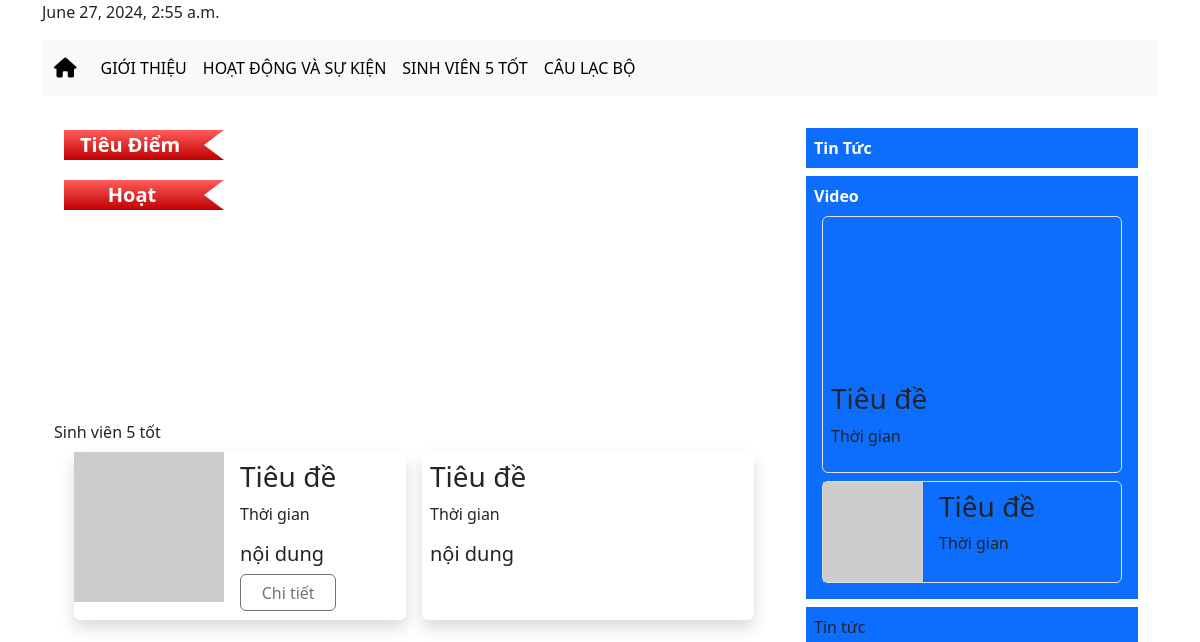
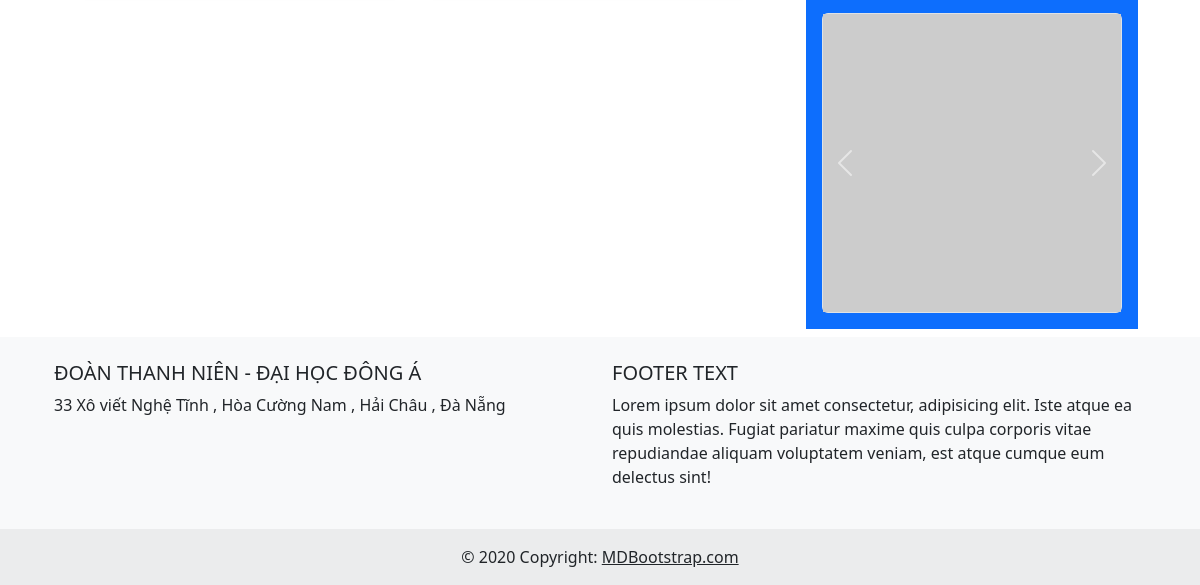
Page /home on the earlier database version (2 pictures, top to bottom).
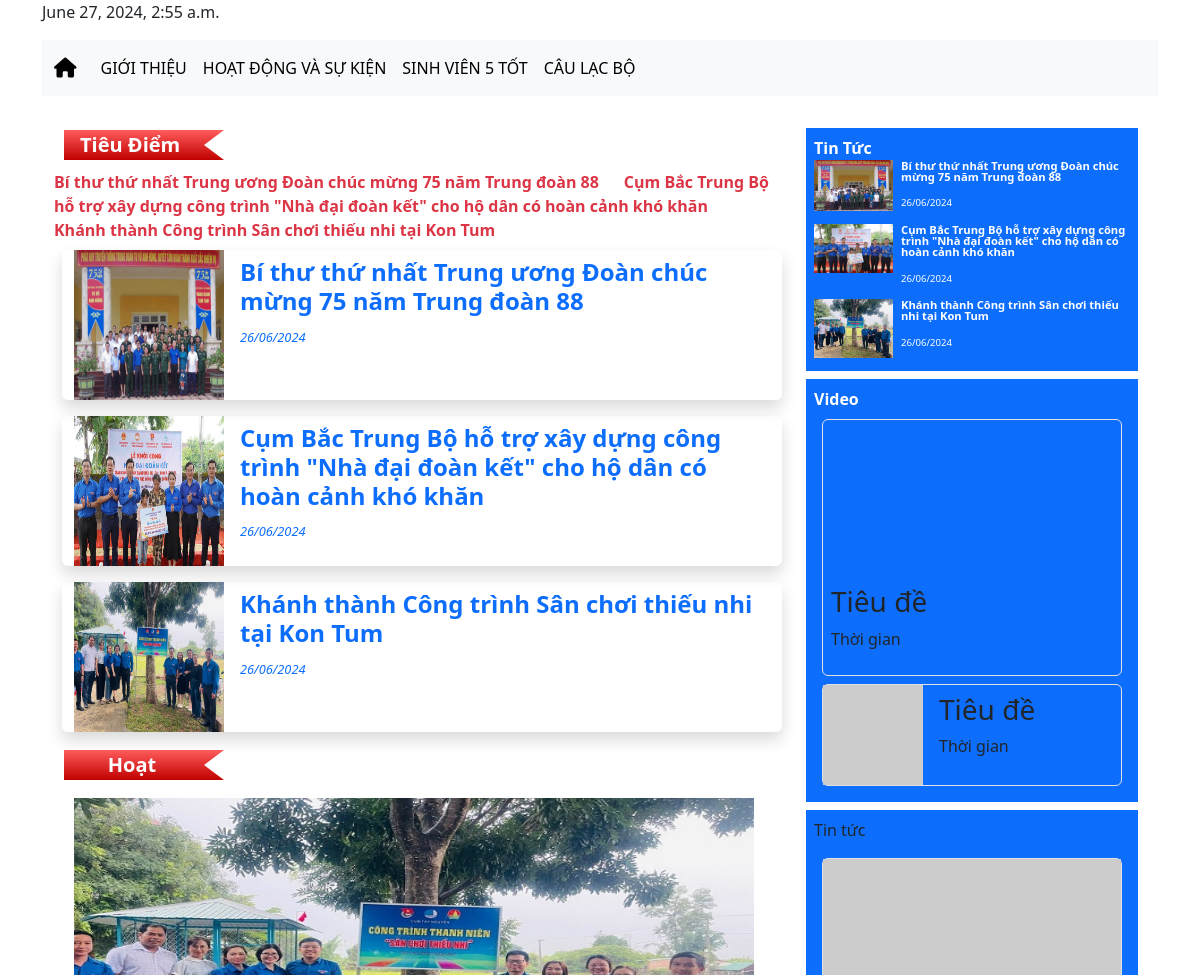
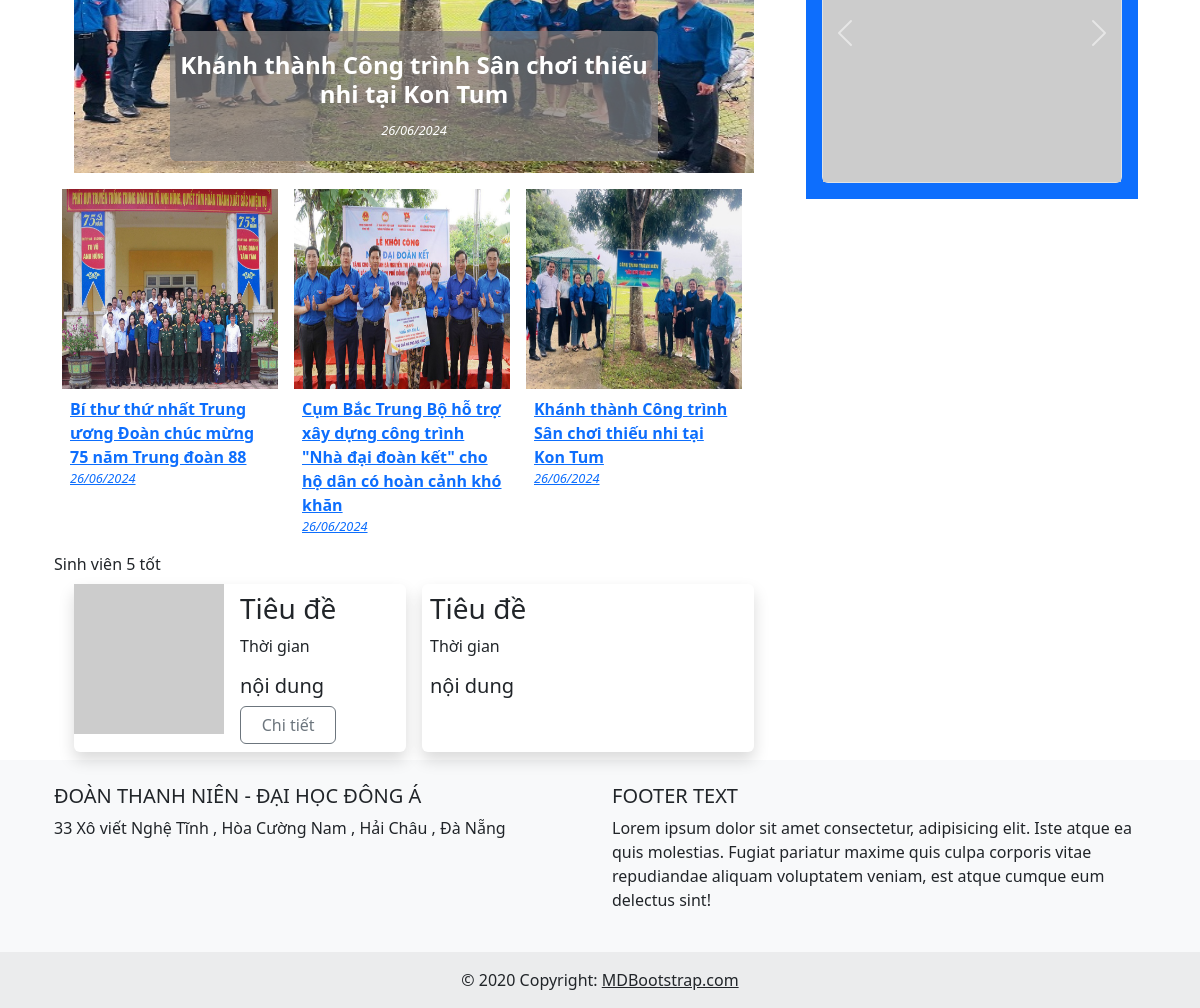
Same page on the later database version (2 pictures, top to bottom).
### App/models.py (models this page shows, shortened)
class Post(models.Model):
    image = models.ImageField(upload_to='posts/')
    title = models.CharField(max_length=200)
    timestamp = models.DateTimeField(auto_now_add=True)
    content = models.TextField()
    category = models.CharField(max_length=100 , null = True)
    active = models.BooleanField(default=True)

### App/views.py (the view)
# urls.py: path('home',views.home, name = 'home'),
def home(request):
    time = datetime.now()
    time_day = time.strftime('%A')
    context = {
        'time': time,
        'time_day': time_day,
        'posts':posts
    }
    return render(request, 'home.html', context)

### templates/home.html (shortened to what this page needs)
<!DOCTYPE html>
{% extends 'base.html' %}
{% block content %}
<div class="">
    <div class="container-lg">
        <div class="row">
            <h5 class="bow">
                <p class="ps-3">Tiêu Điểm</p>
                <div class="bows"> </div>
            </h5>
            <marquee class="p-0 m-0 " behavior="scroll" direction="left" scrollamount="8">
                {% for post in posts %}
                <a class="text-decoration-none" href="{% url 'post_detail' post_id=post.id %}"><b class="p-0 m-0 text-danger ">{{post.title }} &nbsp;&nbsp;&nbsp;&nbsp;</b></a>
                {% endfor %}
            </marquee>
            {% for post in posts %}
            {% if post.category == 'TD' or post.category == 'HD' %}
            <a class="text-decoration-none responsive accordion gap-2 shadow m-2 rounded"
                href="{% url 'post_detail' post_id=post.id %}">
                <img class="img-responsive" src="{{ post.image.url }}" alt="">
                <div class="p-2">
                    <h4 class=""><b>{{ post.title }}</b></h4>
                    <i style="font-size:0.8rem">{{ post.timestamp|date:"d/m/Y" }}</i>
                </div>
            </a>
            {% endif %}
            {% endfor %}
        </div>
        <div class="row">
            <h5 class="bow">
                <p class="ps-3">Hoạt Động</p>
                <div class="bows"> </div>
            </h5>
            <div id="carouselExampleDark" class="carousel carousel-dark slide" data-bs-ride="carousel">
                <div class="carousel-inner" style="max-height:500px; min-height:200px;">
                    {% for post in posts %}
                    <a href="{% url 'post_detail' post_id=post.id %}" class="carousel-item active" data-bs-interval="10000">
                        <div class="responsive col d-flex accordion gap-2 m-2 rounded  ">
                            <img class="img-responsive " style="min-height:350px; width: 100%;"
                                src="{{ post.image.url }}" alt="">
                            <div class=" carousel-caption  d-md-block text-white rounded"
                                style=" background-color: rgba(128, 126, 126, 0.7);">
                                <h4 class=""><b>{{ post.title }}</b></h4>
                                <i style="font-size:0.8rem">{{ post.timestamp|date:"d/m/Y" }}</i>
                            </div>
                        </div>
                    </a>
                    {% endfor %}
                </div>
                <button class="carousel-control-prev" type="button" data-bs-target="#carouselExampleDark"
                    data-bs-slide="prev">
                </button>
                <button class="carousel-control-next" type="button" data-bs-target="#carouselExampleDark"
                    data-bs-slide="next">
                </button>
            </div>
            <div class="row d-flex ">
                {% for post in posts %}
                <div class="col-lg-4 col-md-12 p-0">
                    <a href="{% url 'post_detail' post_id=post.id %}" class="d-lg-flex flex-column accordion border-1 p-2 rounded">
                        <img class="img-fluid img" src="{{post.image.url}}" alt="">
                        <div class="p-2 d-flex flex-column align-items-start">
                            <b class="">{{post.title}}</b>
                            <i style="font-size:0.8rem">{{ post.timestamp|date:"d/m/Y" }}</i>
                        </div>
                    </a>
                </div>
                {% endfor %}
            </div>
        </div>
        <div class="row">
            <p class="p-0 m-0">Sinh viên 5 tốt</p>
            <div class=" responsive ">
                <div class=" col d-lg-flex responsive5 accordion gap-2 shadow m-2 rounded">
                    <img class="img-responsive" src="https://via.placeholder.com/150" alt="">
                    <div class="p-2">
                        <h3 class="">Tiêu đề</h3>
                        <p class="">Thời gian</p>
                        <h5 class="">nội dung</h5>
                        <button class="btn btn-outline-secondary w-100 h-25"> Chi tiết</button>
                    </div>
                </div>
                <div class="col accordion gap-2 shadow m-2 rounded">
                    <div class="p-2">
                        <h3 class="">Tiêu đề</h3>
                        <p class="">Thời gian</p>
                        <h5 class="">nội dung</h5>
                    </div>
                </div>
            </div>
        </div>
    </div>
</div>
{% endblock %}

### templates/base.html (shortened to what this page needs)
<!doctype html>
{% load static %}
<html lang="en">
<head>
    <link rel="stylesheet" type="text/css" href="{% static 'css/home.css' %}">
    <link href="https://cdn.jsdelivr.net/npm/bootstrap@5.3.3/dist/css/bootstrap.min.css" rel="stylesheet">
    <link rel="stylesheet" href="https://cdnjs.cloudflare.com/ajax/libs/font-awesome/6.5.2/css/all.min.css"
 />
</head>
<body>
    <div class="container-lg">
        <p class="pa">{{ time }}</p>
        <nav class="navbar navbar-expand-lg bg-body-tertiary">
            <div class="container-fluid">
                <a class="navbar-brand" href="/home"><i class="fa-solid fa-house"></i></a>
                <div class="collapse navbar-collapse" id="navbarNav">
                    <ul class="navbar-nav">
                        <li class="nav-item">
                            <a class="nav-link active" aria-current="page" href="{% url 'introduce' %}">GIỚI THIỆU</a>
                        </li>
                        <li class="nav-item">
                            <a class="nav-link active" aria-current="page" href="#">HOẠT ĐỘNG VÀ SỰ KIỆN</a>
                        </li>
                        <li class="nav-item">
                            <a class="nav-link active" aria-current="page" href="#">SINH VIÊN 5 TỐT</a>
                        </li>
                        <li class="nav-item">
                            <a class="nav-link active" aria-current="page" href="#">CÂU LẠC BỘ </a>
                        </li>
                    </ul>
                </div>
            </div>
        </nav>
        <div class="container-lg">
        </div>
        <div class="container-lg">
            <div class="row d-flex">
                <div class=" col-12 col-lg-8 ">
                    {% block content%}
                    {% endblock%}
                </div>
                <div class="col-lg-4 d-none d-lg-block ">
                    <div class="bg-primary p-2 m-2">
                        <b class="text-white" style="font-weight: 600;">Tin Tức</b>
                        {% for post in posts %}
                        <a href="{% url 'post_detail' post_id=post.id %}" class=" d-flex accordion gap-2 ">
                            <img class="w-25 h-25" src="{{post.image.url}}" alt="">
                            <div class="p-0">
                                <p style="font-size:0.7rem ; line-height: 1;font-weight: 600; " class="text-white">
                                    {{post.title}}</p>
                                <p style="font-size:0.6rem ; line-height: 1; " class="text-white">
                                    {{post.timestamp|date:"d/m/Y"}}</p>
                            </div>
                        </a>
                        {% endfor %}
                    </div>
                    <div class="bg-primary p-2 m-2">
                        <b class="text-white" style="font-weight: 600;">Video</b>
                        <div class=" d-flex flex-column accordion gap-2 border m-2 rounded">
                            <video class="" src="https://via.placeholder.com/100x100" alt=""></video>
                            <div class="p-2">
                                <h3 class="">Tiêu đề</h3>
                                <p class="">Thời gian</p>
                            </div>
                        </div>
                        <div class=" d-flex accordion gap-2 border m-2  rounded">
                            <img class="" src="https://via.placeholder.com/100x100" alt="">
                            <div class="p-2">
                                <h3 class="">Tiêu đề</h3>
                                <p class="">Thời gian</p>
                            </div>
                        </div>
                    </div>
                    <div class="bg-primary p-2 m-2">
                        <p class="">Tin tức</p>
                        <div class=" d-flex flex-column accordion gap-2 border m-2 rounded">
                            <div id="carouselExampleInterval" class="carousel slide" data-bs-ride="carousel">
                                <div class="carousel-inner">
                                    <div class="carousel-item active" data-bs-interval="10000">
                                        <img src="https://via.placeholder.com/100x100" class="d-block w-100" alt="...">
                                    </div>
                                </div>
                                <button class="carousel-control-prev" type="button"
                                    data-bs-target="#carouselExampleInterval" data-bs-slide="prev">
                                    <span class="carousel-control-prev-icon" aria-hidden="true"></span>
                                </button>
                                <button class="carousel-control-next" type="button"
                                    data-bs-target="#carouselExampleInterval" data-bs-slide="next">
                                    <span class="carousel-control-next-icon" aria-hidden="true"></span>
                                </button>
                            </div>
                        </div>
                    </div>
                </div>
            </div>
        </div>
    </div>
    <footer class="bg-body-tertiary text-center text-lg-start">
        <div class="container p-4">
            <div class="row">
                <div class="col-lg-6 col-md-12 mb-4 mb-md-0">
                    <h5 class="text-uppercase">ĐOÀN THANH NIÊN - ĐẠI HỌC ĐÔNG Á</h5>
                    <p>
                        33 Xô viết Nghệ Tĩnh , Hòa Cường Nam , Hải Châu , Đà Nẵng
                    </p>
                </div>
                <div class="col-lg-6 col-md-12 mb-4 mb-md-0">
                    <h5 class="text-uppercase">Footer text</h5>
                    <p>
                        Lorem ipsum dolor sit amet consectetur, adipisicing elit. Iste atque ea quis
                        molestias. Fugiat pariatur maxime quis culpa corporis vitae repudiandae aliquam
                        voluptatem veniam, est atque cumque eum delectus sint!
                    </p>
                </div>
            </div>
        </div>
        <div class="text-center p-3" style="background-color: rgba(0, 0, 0, 0.05);">
            © 2020 Copyright:
            <a class="text-body" href="https://mdbootstrap.com/">MDBootstrap.com</a>
        </div>
    </footer>
</body>
</html>

### static/css/home.css (style rules this page uses)
* { margin: 0; padding: 0; }
.responsive { display: flex; }
.img-responsive { width: 150px; height: 150px; }

### templates/base.html (style rules this page uses)
.bow { background: linear-gradient(to top, #c00000, hsl(0, 100%, 68%)); width: 160px; height: 30px; line-height: 30px; text-align: center; color: white; font-weight: 600; display: flex; justify-content: space-between; padding: 0; margin: 10px; margin-right: 0px; }
.bows { margin-left: 20px; border-bottom: 15px solid transparent; border-top: 15px solid transparent; border-right: 20px solid #ffffff; }
.img { width: 100%; height: 200px; }

Differences in the rows shown:
added Post: title "Bí thư thứ nhất Trung ương Đoàn chúc mừng 75 năm Trung đoàn 88", image (picture), timestamp "26/06/2024"
added Post: title "Cụm Bắc Trung Bộ hỗ trợ xây dựng công trình \"Nhà đại đoàn kết\" cho hộ dân có hoàn cảnh khó khăn", image (picture), timestamp "26/06/2024"
added Post: title "Khánh thành Công trình Sân chơi thiếu nhi tại Kon Tum", image (picture), timestamp "26/06/2024"
